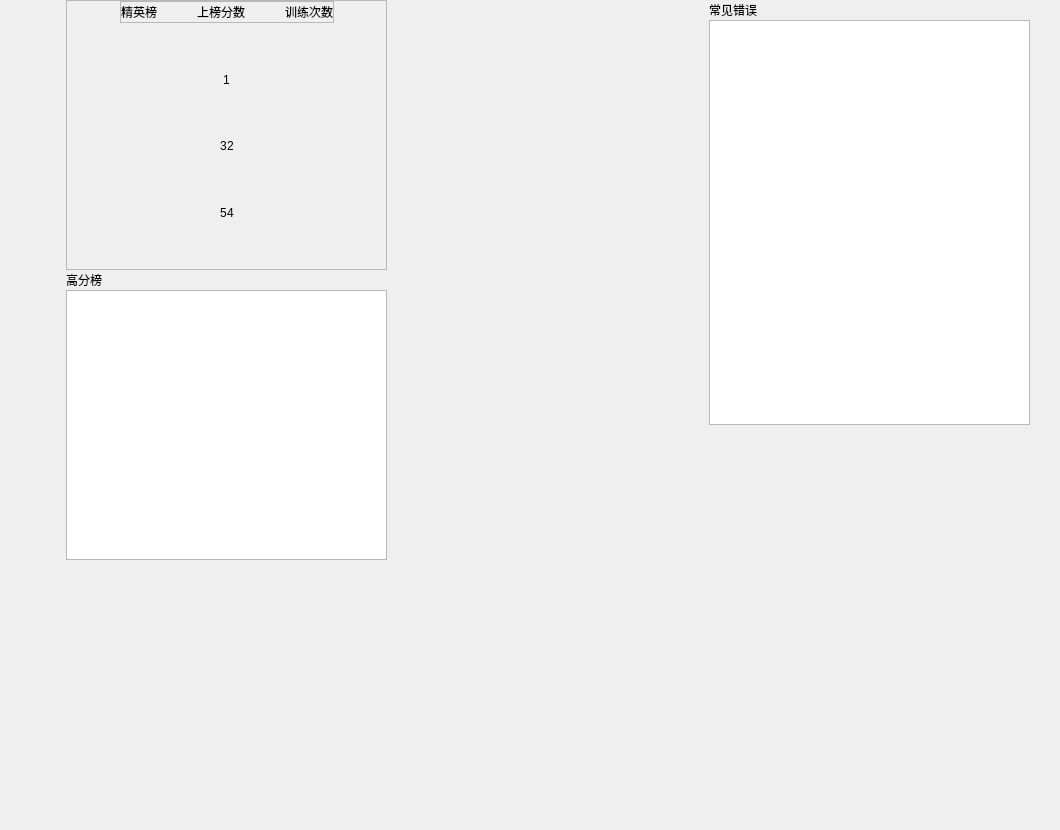
<?xml version="1.0" encoding="UTF-8"?>
<ui version="4.0">
 <class>SYAdminTrainAnalysisWindow</class>
 <widget class="QWidget" name="SYAdminTrainAnalysisWindow">
  <property name="geometry">
   <rect>
    <x>0</x>
    <y>0</y>
    <width>1060</width>
    <height>830</height>
   </rect>
  </property>
  <property name="windowTitle">
   <string>SimLaparo</string>
  </property>
  <layout class="QVBoxLayout" name="verticalLayout_5">
   <property name="spacing">
    <number>0</number>
   </property>
   <property name="leftMargin">
    <number>0</number>
   </property>
   <property name="topMargin">
    <number>0</number>
   </property>
   <property name="rightMargin">
    <number>0</number>
   </property>
   <property name="bottomMargin">
    <number>0</number>
   </property>
   <item>
    <layout class="QHBoxLayout" name="horizontalLayout_8">
     <property name="spacing">
      <number>0</number>
     </property>
     <property name="leftMargin">
      <number>66</number>
     </property>
     <property name="rightMargin">
      <number>30</number>
     </property>
     <item>
      <layout class="QVBoxLayout" name="verticalLayout_3">
       <property name="spacing">
        <number>0</number>
       </property>
       <item>
        <widget class="QFrame" name="eliteFrame">
         <property name="frameShape">
          <enum>QFrame::StyledPanel</enum>
         </property>
         <property name="frameShadow">
          <enum>QFrame::Raised</enum>
         </property>
         <layout class="QVBoxLayout" name="verticalLayout">
          <property name="spacing">
           <number>0</number>
          </property>
          <property name="leftMargin">
           <number>0</number>
          </property>
          <property name="topMargin">
           <number>0</number>
          </property>
          <property name="rightMargin">
           <number>0</number>
          </property>
          <property name="bottomMargin">
           <number>0</number>
          </property>
          <item>
           <layout class="QHBoxLayout" name="horizontalLayout_2">
            <property name="spacing">
             <number>0</number>
            </property>
            <item>
             <spacer name="horizontalSpacer_4">
              <property name="orientation">
               <enum>Qt::Horizontal</enum>
              </property>
              <property name="sizeHint" stdset="0">
               <size>
                <width>40</width>
                <height>20</height>
               </size>
              </property>
             </spacer>
            </item>
            <item>
             <widget class="QFrame" name="eliteTitleFrame">
              <property name="frameShape">
               <enum>QFrame::StyledPanel</enum>
              </property>
              <property name="frameShadow">
               <enum>QFrame::Raised</enum>
              </property>
              <layout class="QHBoxLayout" name="horizontalLayout">
               <property name="spacing">
                <number>0</number>
               </property>
               <property name="leftMargin">
                <number>0</number>
               </property>
               <property name="topMargin">
                <number>0</number>
               </property>
               <property name="rightMargin">
                <number>0</number>
               </property>
               <property name="bottomMargin">
                <number>0</number>
               </property>
               <item>
                <widget class="QLabel" name="eliteListLabel">
                 <property name="text">
                  <string>精英榜</string>
                 </property>
                 <property name="alignment">
                  <set>Qt::AlignCenter</set>
                 </property>
                </widget>
               </item>
               <item>
                <spacer name="horizontalSpacer">
                 <property name="orientation">
                  <enum>Qt::Horizontal</enum>
                 </property>
                 <property name="sizeHint" stdset="0">
                  <size>
                   <width>40</width>
                   <height>20</height>
                  </size>
                 </property>
                </spacer>
               </item>
               <item>
                <widget class="QLabel" name="scoreLabel">
                 <property name="text">
                  <string>上榜分数</string>
                 </property>
                 <property name="alignment">
                  <set>Qt::AlignCenter</set>
                 </property>
                </widget>
               </item>
               <item>
                <spacer name="horizontalSpacer_2">
                 <property name="orientation">
                  <enum>Qt::Horizontal</enum>
                 </property>
                 <property name="sizeHint" stdset="0">
                  <size>
                   <width>40</width>
                   <height>20</height>
                  </size>
                 </property>
                </spacer>
               </item>
               <item>
                <widget class="QLabel" name="timesLabel">
                 <property name="text">
                  <string>训练次数</string>
                 </property>
                 <property name="alignment">
                  <set>Qt::AlignCenter</set>
                 </property>
                </widget>
               </item>
              </layout>
             </widget>
            </item>
            <item>
             <spacer name="horizontalSpacer_3">
              <property name="orientation">
               <enum>Qt::Horizontal</enum>
              </property>
              <property name="sizeHint" stdset="0">
               <size>
                <width>40</width>
                <height>20</height>
               </size>
              </property>
             </spacer>
            </item>
           </layout>
          </item>
          <item>
           <spacer name="verticalSpacer_3">
            <property name="orientation">
             <enum>Qt::Vertical</enum>
            </property>
            <property name="sizeHint" stdset="0">
             <size>
              <width>20</width>
              <height>40</height>
             </size>
            </property>
           </spacer>
          </item>
          <item>
           <layout class="QHBoxLayout" name="horizontalLayout_3">
            <item>
             <spacer name="horizontalSpacer_6">
              <property name="orientation">
               <enum>Qt::Horizontal</enum>
              </property>
              <property name="sizeHint" stdset="0">
               <size>
                <width>40</width>
                <height>20</height>
               </size>
              </property>
             </spacer>
            </item>
            <item>
             <widget class="QLabel" name="firstLabel">
              <property name="text">
               <string>1</string>
              </property>
              <property name="alignment">
               <set>Qt::AlignCenter</set>
              </property>
             </widget>
            </item>
            <item>
             <spacer name="horizontalSpacer_5">
              <property name="orientation">
               <enum>Qt::Horizontal</enum>
              </property>
              <property name="sizeHint" stdset="0">
               <size>
                <width>40</width>
                <height>20</height>
               </size>
              </property>
             </spacer>
            </item>
           </layout>
          </item>
          <item>
           <spacer name="verticalSpacer_4">
            <property name="orientation">
             <enum>Qt::Vertical</enum>
            </property>
            <property name="sizeHint" stdset="0">
             <size>
              <width>20</width>
              <height>40</height>
             </size>
            </property>
           </spacer>
          </item>
          <item>
           <layout class="QHBoxLayout" name="horizontalLayout_4">
            <item>
             <spacer name="horizontalSpacer_7">
              <property name="orientation">
               <enum>Qt::Horizontal</enum>
              </property>
              <property name="sizeHint" stdset="0">
               <size>
                <width>40</width>
                <height>20</height>
               </size>
              </property>
             </spacer>
            </item>
            <item>
             <widget class="QLabel" name="thirdLabel">
              <property name="text">
               <string>3</string>
              </property>
              <property name="alignment">
               <set>Qt::AlignCenter</set>
              </property>
             </widget>
            </item>
            <item>
             <widget class="QLabel" name="secondLabel">
              <property name="text">
               <string>2</string>
              </property>
              <property name="alignment">
               <set>Qt::AlignCenter</set>
              </property>
             </widget>
            </item>
            <item>
             <spacer name="horizontalSpacer_8">
              <property name="orientation">
               <enum>Qt::Horizontal</enum>
              </property>
              <property name="sizeHint" stdset="0">
               <size>
                <width>40</width>
                <height>20</height>
               </size>
              </property>
             </spacer>
            </item>
           </layout>
          </item>
          <item>
           <spacer name="verticalSpacer_2">
            <property name="orientation">
             <enum>Qt::Vertical</enum>
            </property>
            <property name="sizeHint" stdset="0">
             <size>
              <width>20</width>
              <height>40</height>
             </size>
            </property>
           </spacer>
          </item>
          <item>
           <layout class="QHBoxLayout" name="horizontalLayout_5">
            <item>
             <spacer name="horizontalSpacer_9">
              <property name="orientation">
               <enum>Qt::Horizontal</enum>
              </property>
              <property name="sizeHint" stdset="0">
               <size>
                <width>40</width>
                <height>20</height>
               </size>
              </property>
             </spacer>
            </item>
            <item>
             <widget class="QLabel" name="fifthLabel">
              <property name="text">
               <string>5</string>
              </property>
              <property name="alignment">
               <set>Qt::AlignCenter</set>
              </property>
             </widget>
            </item>
            <item>
             <widget class="QLabel" name="fourthLabel">
              <property name="text">
               <string>4</string>
              </property>
              <property name="alignment">
               <set>Qt::AlignCenter</set>
              </property>
             </widget>
            </item>
            <item>
             <spacer name="horizontalSpacer_10">
              <property name="orientation">
               <enum>Qt::Horizontal</enum>
              </property>
              <property name="sizeHint" stdset="0">
               <size>
                <width>40</width>
                <height>20</height>
               </size>
              </property>
             </spacer>
            </item>
           </layout>
          </item>
          <item>
           <spacer name="verticalSpacer">
            <property name="orientation">
             <enum>Qt::Vertical</enum>
            </property>
            <property name="sizeHint" stdset="0">
             <size>
              <width>20</width>
              <height>39</height>
             </size>
            </property>
           </spacer>
          </item>
         </layout>
        </widget>
       </item>
       <item>
        <layout class="QHBoxLayout" name="horizontalLayout_6">
         <item>
          <widget class="QLabel" name="scoreRankLabel">
           <property name="text">
            <string>高分榜</string>
           </property>
          </widget>
         </item>
         <item>
          <spacer name="horizontalSpacer_11">
           <property name="orientation">
            <enum>Qt::Horizontal</enum>
           </property>
           <property name="sizeHint" stdset="0">
            <size>
             <width>40</width>
             <height>20</height>
            </size>
           </property>
          </spacer>
         </item>
        </layout>
       </item>
       <item>
        <widget class="QTableWidget" name="scoreRankTable">
         <property name="verticalScrollBarPolicy">
          <enum>Qt::ScrollBarAlwaysOff</enum>
         </property>
         <property name="horizontalScrollBarPolicy">
          <enum>Qt::ScrollBarAlwaysOff</enum>
         </property>
         <property name="alternatingRowColors">
          <bool>true</bool>
         </property>
        </widget>
       </item>
       <item>
        <spacer name="verticalSpacer_5">
         <property name="orientation">
          <enum>Qt::Vertical</enum>
         </property>
         <property name="sizeHint" stdset="0">
          <size>
           <width>20</width>
           <height>40</height>
          </size>
         </property>
        </spacer>
       </item>
      </layout>
     </item>
     <item>
      <spacer name="horizontalSpacer_13">
       <property name="orientation">
        <enum>Qt::Horizontal</enum>
       </property>
       <property name="sizeHint" stdset="0">
        <size>
         <width>40</width>
         <height>20</height>
        </size>
       </property>
      </spacer>
     </item>
     <item>
      <layout class="QVBoxLayout" name="verticalLayout_4">
       <item>
        <layout class="QHBoxLayout" name="horizontalLayout_7">
         <property name="spacing">
          <number>0</number>
         </property>
         <item>
          <widget class="QLabel" name="errorLabel">
           <property name="text">
            <string>常见错误</string>
           </property>
          </widget>
         </item>
         <item>
          <spacer name="horizontalSpacer_12">
           <property name="orientation">
            <enum>Qt::Horizontal</enum>
           </property>
           <property name="sizeHint" stdset="0">
            <size>
             <width>40</width>
             <height>20</height>
            </size>
           </property>
          </spacer>
         </item>
        </layout>
       </item>
       <item>
        <widget class="QTableWidget" name="errorTable">
         <property name="horizontalScrollBarPolicy">
          <enum>Qt::ScrollBarAlwaysOff</enum>
         </property>
         <property name="alternatingRowColors">
          <bool>true</bool>
         </property>
        </widget>
       </item>
       <item>
        <spacer name="verticalSpacer_7">
         <property name="orientation">
          <enum>Qt::Vertical</enum>
         </property>
         <property name="sizeHint" stdset="0">
          <size>
           <width>20</width>
           <height>40</height>
          </size>
         </property>
        </spacer>
       </item>
      </layout>
     </item>
    </layout>
   </item>
  </layout>
 </widget>
 <resources/>
 <connections/>
</ui>
